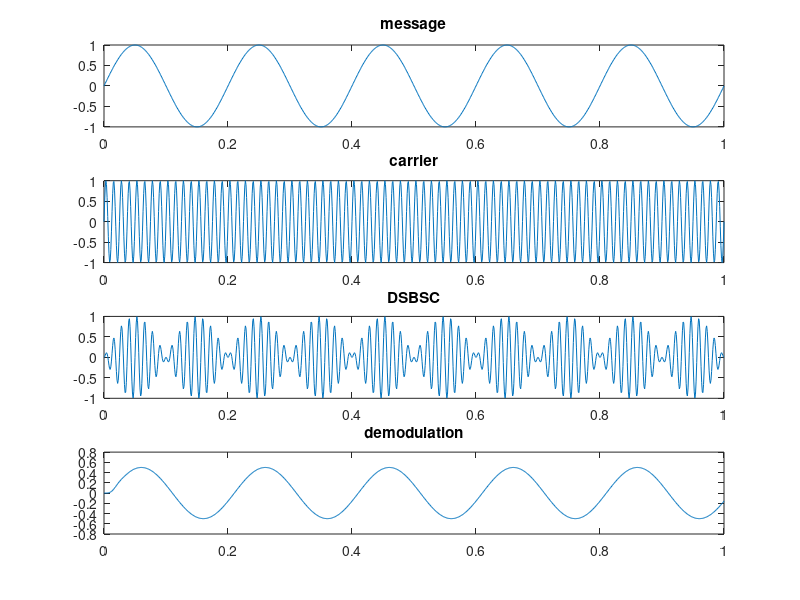

Source code (MATLAB):
clc; 
clear all;
close all; 
t=[0:0.001:1];
f1=5;
m=sin(2*pi*f1*t)
subplot(4,2,[1,2]);
plot(t,m);
title('message');
f2=80;
c=sin(2*pi*f2*t);
subplot(4,2,[3,4]);
plot(t,c);
title('carrier');
s=m.*c;
subplot(4,2,[5,6]);
plot(t,s);
title('DSBSC');
s1=s.*c;
[b,a]=butter(5,0.1);
s2=filter(b,a,s1);
subplot(4,2,[7,8]);
plot(t,s2);
title('demodulation'); 